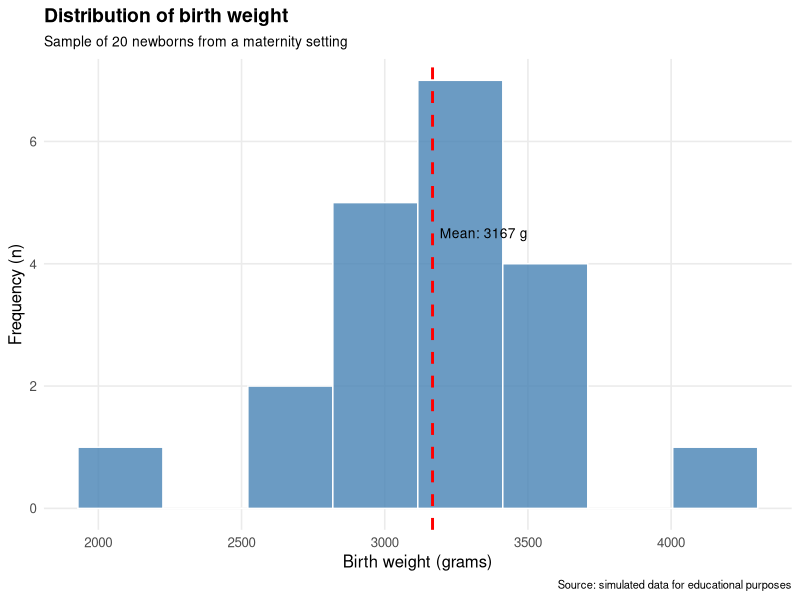

Write R code to recreate this figure. (Note: this script raises an error after producing the figure.)
# ============================================================
# FIOCRUZ — Module 2, Lesson 2, Activity 6
#
# Goal:
# Build a self-explanatory graph with complete contextualization.
#
# Official course checklist:
#   - clear title
#   - informative subtitle
#   - axis labels with units
#   - clear legend when applicable
#   - data source in the caption
#
# Official example:
#   histogram of birth weight for 20 newborns, with mean line.
# ============================================================

required <- c("dplyr", "readr", "ggplot2", "tibble")

missing <- required[
  !vapply(required, requireNamespace, FUN.VALUE = logical(1), quietly = TRUE)
]

if (length(missing) > 0) {
  cat("\nMissing R packages:", paste(missing, collapse = ", "), "\n")
  cat("Installing missing CRAN packages...\n")
  install.packages(missing, repos = "https://cloud.r-project.org")
}

suppressPackageStartupMessages({
  library(dplyr)
  library(readr)
  library(ggplot2)
  library(tibble)
})

# ------------------------------------------------------------
# STEP 1 — OFFICIAL COURSE EXAMPLE DATA
# ------------------------------------------------------------

newborns <- tibble(
  individual = 1:20,
  birth_weight_g = c(
    3265, 3260, 3245, 3484, 4146,
    3323, 3649, 3200, 3031, 2069,
    2581, 2841, 3609, 2838, 3541,
    2759, 3248, 3314, 3101, 2834
  )
)

cat("\n============================================================\n")
cat("STEP 1 — NEWBORN BIRTH-WEIGHT DATA\n")
cat("============================================================\n")
print(newborns)

# ------------------------------------------------------------
# STEP 2 — DESCRIPTIVE CONTEXT
# ------------------------------------------------------------

summary_stats <- newborns |>
  summarise(
    n = n(),
    mean_g = round(mean(birth_weight_g), 1),
    median_g = median(birth_weight_g),
    sd_g = round(sd(birth_weight_g), 1),
    minimum_g = min(birth_weight_g),
    maximum_g = max(birth_weight_g)
  )

cat("\n============================================================\n")
cat("STEP 2 — DESCRIPTIVE CONTEXT\n")
cat("============================================================\n")
print(summary_stats)

mean_weight <- mean(newborns$birth_weight_g)

cat("\nWhy calculate this first?\n")
cat("A graph is easier to annotate correctly when the analyst\n")
cat("already understands the key descriptive values.\n")

# ------------------------------------------------------------
# STEP 3 — BUILD THE COMPLETE HISTOGRAM
# ------------------------------------------------------------

p_complete <- ggplot(
  newborns,
  aes(x = birth_weight_g)
) +
  geom_histogram(
    bins = 8,
    fill = "steelblue",
    color = "white",
    alpha = 0.8
  ) +
  geom_vline(
    xintercept = mean_weight,
    color = "red",
    linetype = "dashed",
    linewidth = 1
  ) +
  annotate(
    "text",
    x = mean_weight + 25,
    y = 4.5,
    label = paste0(
      "Mean: ",
      round(mean_weight, 0),
      " g"
    ),
    hjust = 0,
    size = 3.5
  ) +
  labs(
    title = "Distribution of birth weight",
    subtitle = "Sample of 20 newborns from a maternity setting",
    x = "Birth weight (grams)",
    y = "Frequency (n)",
    caption = "Source: simulated data for educational purposes"
  ) +
  theme_minimal(base_size = 12) +
  theme(
    plot.title = element_text(
      face = "bold",
      size = 14
    ),
    plot.subtitle = element_text(
      size = 10
    ),
    plot.caption = element_text(
      size = 8
    ),
    panel.grid.minor = element_blank()
  )

ggsave(
  "practice/manual_attempts/module2_lesson2/activity06_complete_context/outputs/complete_birth_weight_histogram.png",
  p_complete,
  width = 8.5,
  height = 5.5,
  dpi = 300,
  bg = "white"
)

cat("\n============================================================\n")
cat("STEP 3 — COMPLETE GRAPH CREATED\n")
cat("============================================================\n")
cat("Included:\n")
cat("  ✓ title\n")
cat("  ✓ subtitle\n")
cat("  ✓ x-axis label + units\n")
cat("  ✓ y-axis label + count unit\n")
cat("  ✓ mean reference line\n")
cat("  ✓ annotation\n")
cat("  ✓ data-source caption\n")

# ------------------------------------------------------------
# STEP 4 — WHY EACH ELEMENT MATTERS
# ------------------------------------------------------------

context_checklist <- tibble(
  element = c(
    "Title",
    "Subtitle",
    "X-axis label",
    "Y-axis label",
    "Reference line",
    "Annotation",
    "Caption/source"
  ),
  purpose = c(
    "States the main subject of the figure",
    "Adds sample/context information",
    "Names the measured variable and its unit",
    "Explains what bar height represents",
    "Highlights a meaningful benchmark/statistic",
    "Makes the reference line interpretable",
    "Documents where the data came from"
  ),
  present = rep(TRUE, 7)
)

cat("\n============================================================\n")
cat("STEP 4 — CONTEXTUALIZATION CHECKLIST\n")
cat("============================================================\n")
print(context_checklist)

# ------------------------------------------------------------
# STEP 5 — INCOMPLETE VS COMPLETE DESIGN
# ------------------------------------------------------------

comparison <- tibble(
  graph_version = c(
    "Incomplete",
    "Complete"
  ),
  likely_reader_question = c(
    "What is this? Which units? Which sample? Which source?",
    "The figure can be understood without external explanation."
  )
)

cat("\n============================================================\n")
cat("STEP 5 — WHY CONTEXT MATTERS\n")
cat("============================================================\n")
print(comparison)

cat("\nMain lesson:\n")
cat("A good graph should be able to travel outside the notebook\n")
cat("and still make sense to a reader.\n")

# ------------------------------------------------------------
# STEP 6 — SAVE TABLES
# ------------------------------------------------------------

write_csv(
  newborns,
  "practice/manual_attempts/module2_lesson2/activity06_complete_context/outputs/newborn_birth_weights.csv"
)

write_csv(
  summary_stats,
  "practice/manual_attempts/module2_lesson2/activity06_complete_context/outputs/birth_weight_summary.csv"
)

write_csv(
  context_checklist,
  "practice/manual_attempts/module2_lesson2/activity06_complete_context/outputs/contextualization_checklist.csv"
)

write_csv(
  comparison,
  "practice/manual_attempts/module2_lesson2/activity06_complete_context/outputs/incomplete_vs_complete.csv"
)

# ------------------------------------------------------------
# STEP 7 — VALIDATION
# ------------------------------------------------------------

stopifnot(nrow(newborns) == 20)
stopifnot(summary_stats$n == 20)
stopifnot(all(context_checklist$present))
stopifnot(file.exists(
  "practice/manual_attempts/module2_lesson2/activity06_complete_context/outputs/complete_birth_weight_histogram.png"
))

cat("\n============================================================\n")
cat("✅ M2 LESSON 2 · ACTIVITY 6 PASSED\n")
cat("============================================================\n")
cat("You practiced:\n")
cat("  • title + subtitle\n")
cat("  • axis labels with units\n")
cat("  • reference lines and annotations\n")
cat("  • source/caption attribution\n")
cat("  • making a figure self-explanatory\n")
